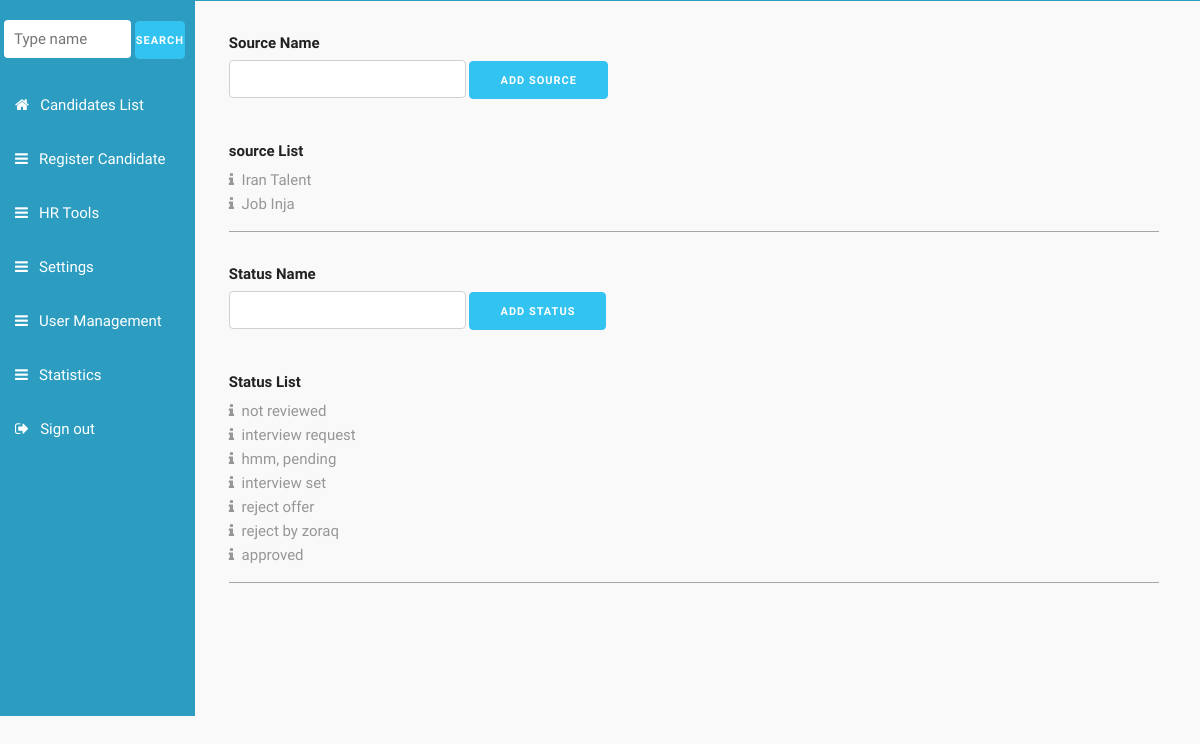
Page /hr-tools.php (signed in) on the committed database.
### tables this page shows
CREATE TABLE IF NOT EXISTS `sources` (
`id` int(11) NOT NULL,
  `description` varchar(255) NOT NULL
);

CREATE TABLE IF NOT EXISTS `status` (
`id` int(11) NOT NULL,
  `description` text NOT NULL,
  `color_style` varchar(255) NOT NULL DEFAULT 'status-white'
);

### lib/functions.php (called while the page is built, shortened)
<?php
function source_list(){
    Global $link;
    $result = $link->query("SELECT  * FROM  `sources`");
    while ($row = $result->fetch_assoc()) {
        $jobs[]= $row;
    }
    return $jobs;
}
function status_list(){
    Global $link;
    $result = $link->query("SELECT  * FROM  `status`");
    while ($row = $result->fetch_assoc()) {
       $status[]= $row;
    }
    return $status;
}

### hr-tools.php (the view, shortened to what this page needs)
<?php
require_once('lib/functions.php');
?>
<?php
require_once("menu.php");
?>
<div class="box-container">
    <div class="row">
        <div class="six columns">
            <form method="post">
                <label for="job_name">Source Name</label>
                <input name="source_name" id="source_name" placeholder="" type="text">
                <input class="button-primary" value="Add Source" type="submit" name="submit-source">
            </form>
        </div>
    </div>
    <label for="job_name">source List</label>
    <?php
    $source_list=source_list();
    for($i=0;$i<count($source_list);$i++){
        echo '<div class="row list"><i class="fa fa-info fa-padding" aria-hidden="true"></i>';
        echo $source_list[$i]['description'];
        echo '</div>';
    }
    ?>
</div>
<div class="box-container">
    <div class="row">
        <div class="six columns">
            <form method="post">
                <label for="status_name">Status Name</label>
                <input name="status_name" id="status_name" placeholder="" type="text">
                <input class="button-primary" value="Add Status" type="submit" name="submit-status">
            </form>
        </div>
    </div>
    <label for="status_name">Status List</label>
    <?php
    $status_list=status_list();
    for($i=0;$i<count($status_list);$i++){
        echo '<div class="row list"><i class="fa fa-info fa-padding" aria-hidden="true"></i>';
        echo $status_list[$i]['description'];
        echo '</div>';
    }
    ?>
</div>
</div>
</body>
</html>

### css/skeleton.css (style rules this page uses)
.column, .columns { width: 100%; float: left; box-sizing: border-box; }
@media (min-width: 550px) { .column, .columns { margin-left: 4%; } }
@media (min-width: 550px) { .column:first-child, .columns:first-child { margin-left: 0; } }
@media (min-width: 550px) { .six.columns { width: 48%; } }
html { font-size: 62.5%; }
body { font-size: 1.5em; line-height: 1.6; font-weight: 400; font-family: "Raleway", "HelveticaNeue", "Helvetica Neue", Helvetica, Arial, sans-serif; color: #222; }
.button, button, input[type="submit"], input[type="reset"], input[type="button"] { display: inline-block; height: 38px; padding: 0 30px; color: #555; text-align: center; font-size: 11px; font-weight: 600; line-height: 38px; letter-spacing: .1rem; text-transform: uppercase; text-decoration: none; white-space: nowrap; background-color: transparent; border-radius: 4px; border: 1px solid #bbb; cursor: pointer; box-sizing: border-box; }
.button.button-primary, button.button-primary, input[type="submit"].button-primary, input[type="reset"].button-primary, input[type="button"].button-primary { color: #FFF; background-color: #33C3F0; border-color: #33C3F0; }
input[type="email"], input[type="number"], input[type="search"], input[type="text"], input[type="tel"], input[type="url"], input[type="password"], textarea, select { height: 38px; padding: 6px 10px; background-color: #fff; border: 1px solid #D1D1D1; border-radius: 4px; box-shadow: none; box-sizing: border-box; }
input[type="email"], input[type="number"], input[type="search"], input[type="text"], input[type="tel"], input[type="url"], input[type="password"], textarea { -webkit-appearance: none; -moz-appearance: none; appearance: none; }
label, legend { display: block; margin-bottom: .5rem; font-weight: 600; }
input, textarea, select, fieldset { margin-bottom: 1.5rem; }
pre, blockquote, dl, figure, table, p, ul, ol, form { margin-bottom: 2.5rem; }
.container:after, .row:after, .u-cf { content: ""; display: table; clear: both; }

### css/style.css (style rules this page uses)
body { font-family: 'Palanquin', sans-serif; background: rgb(249, 249, 249) none repeat scroll 0% 0%; border-top: 0.8px solid #2C9DC0; }
.fa-padding { padding-right: 0.5em; }
.list { color: rgb(150, 150, 150); }
.box-container { border-bottom: 1px #a8a5a5 solid; padding-bottom: 1em; margin-bottom: 2em; }

### rows in the picture
sources: description "Iran Talent"
sources: description "Job Inja"
status: description "not reviewed"
status: description "interview request"
status: description "hmm, pending"
status: description "interview set"
status: description "reject offer"
status: description "reject by zoraq"
status: description "approved"
